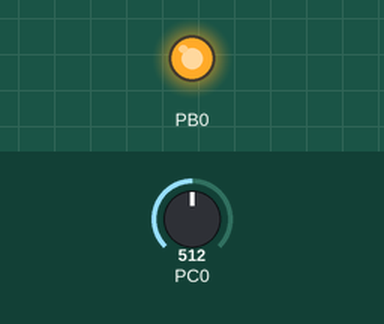
This program was run on a simulated ATmega168P, built with avr-gcc and emulated at 1 MHz. Shown: output pins drawn as LEDs (lit = HIGH). The inputs (shaded band) are chosen by the test bench; at power-on: PC0 = 512.

Above: at 1.2 s.
1.3 s: PC0 set to 494
At 2.4 s:
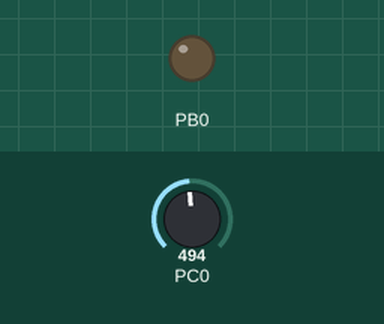
2.8 s: PC0 set to 522
At 3.7 s:
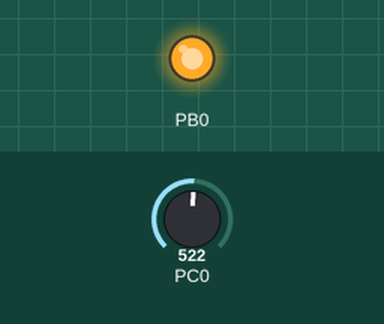
4.3 s: PC0 set to 511
At 4.6 s:
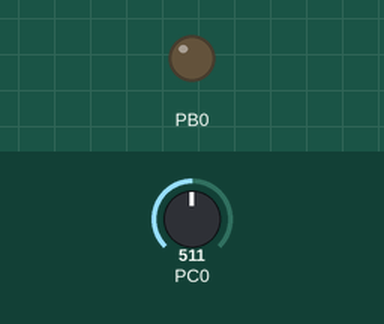
Timing chart, 0 to 7.3 s (numbered marks = the images above; inputs shaded):
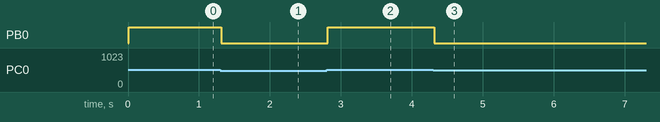

Measured:
- the behaviour switches between 512 and 511 on PC0 (found by bisection; images 0 and 1)
- after the input at 1.3 s, PB0: HIGH → LOW at once
- after the input at 2.8 s, PB0: LOW → HIGH at once
- after the input at 4.3 s, PB0: HIGH → LOW at once

The program:

main.c
```c
/*
 * file   : main.c
 * date   : 2015-07-17
 * author : Kenya Ukai
 *
 * 何?
 *
 * 接続
 *
 * Fuse
 *     l:0x62 h:0xDF ex:0xF9
 */

//以下は自分の開発環境用

#ifndef __AVR_ATmega168P__
#define __AVR_ATmega168P__
#endif

//ここから一般向け

/*
  A/D変換 ADC
  10bit = 2^10 =1024 段階
  基準電圧が1023 GND が0

  ADMUX
  7 REFS1
  6 REFS0 : 基準電圧設定(reference select bit)
  5 ADLAR : 左揃え選択(ADC Left Adjust Result)
  4 NONE
  3 MUX3
  2 MUX2
  1 MUX1
  0 MUX0  : チャンネル選択

  ADCSRA
  7 ADEN  : ADCモジュールON/OFF(ADC Enable)
  6 ADSC  : ADC開始(ADC start coversion)
  5 ADATE : ADC自動変換許可
  4 ADIF  : ADC完了割り込みフラグ
  3 ADIE  : ADC完了割り込み許可
  2 ADPS2
  1 ADPS1
  0 ADPS0 : ADC動作クロック選択

  ADCSRB
  7 N
  6 ACME (アナログ比較用)
  5 N
  4 N
  3 N
  2 ADTS2
  1 ADTS1
  0 ADTS0 : ADC自動起動要因選択

  ADCH,ADCL ADCデータレジスタ
  注意:ADLARの値によって格納のされ方が変わる(右揃えor左揃え)

  DIDR0 : ADCに使うピンのDIを停止して消費電力削減する設定用

 */


#define F_CPU 1000000 //1MHz
#include<avr/io.h>
#include<util/delay.h>

void AD_init(){

    ADMUX |= _BV(REFS0) ;    // 0b01 基準電圧をAVCCにする
                              // ADCにADC0ピンを接続(default)

    ADCSRA |= _BV(ADEN);    // A/D変換使用許可
                              // (ちなみに)入力クロックはCK/2

    DIDR0  = _BV(ADC1D);     // ADC1のポートのデジタル入力禁止（省電力のため推奨なくてもいい）
}

void IO_init(){
  DDRB = 0b00000001;    //PB0を出力に（他は入力）
  DDRC = 0b00000000;    //（サンプルなので一応明示的に）PC0を入力に(ADC用)
}

int AD_Convert(){
  ADCSRA|=_BV(ADSC); //変換開始

  loop_until_bit_is_set(ADCSRA, ADSC);
  // while(ADCSRA & (1<<ADSC)); //と同じ意味

  return ADC;
}

int main(void){
  IO_init();
  AD_init();

  while(1){

    if(AD_Convert()>=512){
      PORTB|=_BV(PB0);
    }
    else {
      PORTB&=~_BV(PB0);
    }

    _delay_ms(10);
  }

  return 0;
}
```
